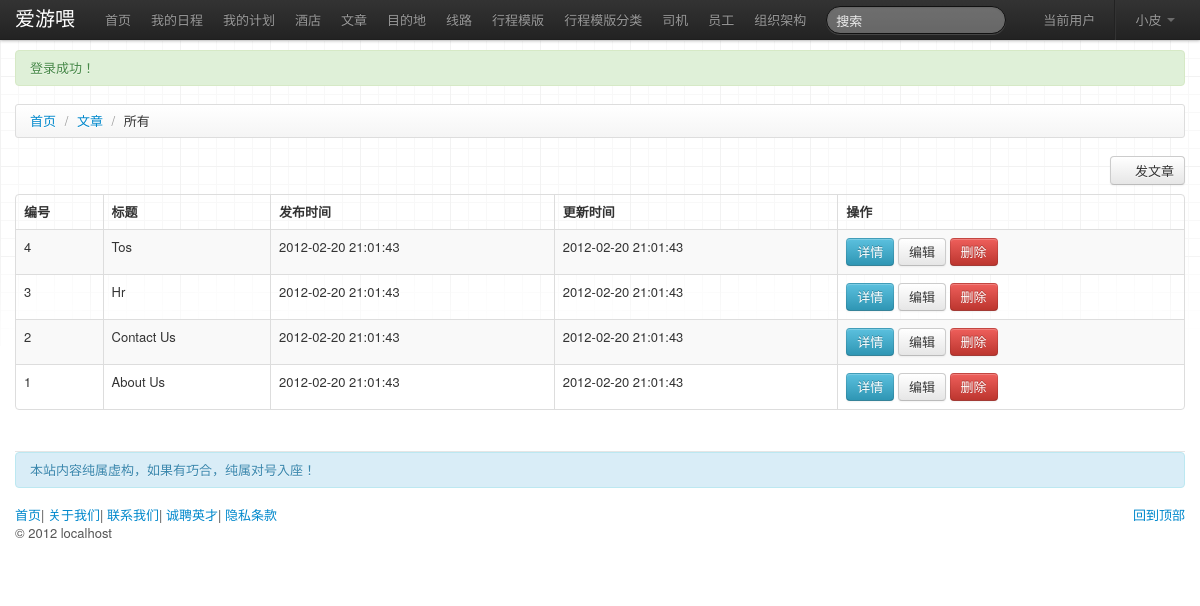
/article.php (signed in), run on the app's committed database.
### tables this page shows
CREATE TABLE IF NOT EXISTS `article` (
  `id` int(10) unsigned NOT NULL AUTO_INCREMENT,
  `title` varchar(255) NOT NULL,
  `slug` varchar(255) NOT NULL,
  `content` text NOT NULL,
  `hits` int(10) unsigned NOT NULL DEFAULT '0',
  `created` datetime NOT NULL,
  `updated` datetime NOT NULL,
  PRIMARY KEY (`id`),
  UNIQUE KEY `slug` (`slug`)
);

### lib/common.php (called while the page is built, shortened)
<?php
$db_config = parse_ini_file(APP_ROOT . '/data/database.local.ini', true);
$db = Et_Db::instance($db_config);
function checkPrivilege($controller=null, $action=null)
{
    if(@$_SESSION['staff']['id']==1)
    {
        return true;
    }
    $has_privilege = false;
    return $has_privilege;
}
function todo_autoload($klass)
{
    if(substr($klass, 0, 2)=='Et')
    {
        return true;
    }
    elseif(file_exists($filename = APP_ROOT . '/lib/models/' . str_replace('_', '/', $klass) . '.php'))
    {
        include_once($filename);
        return true;
    }
    return false;
}

### lib/Et/Db.php (called while the page is built, shortened)
<?php
class Et_Db
{
    protected $config = array();
    protected $conn;
    protected $result;
    public static $instances=array();
    public static $debug = true;
    public static function instance($config, $name='default')
    {
        return self::$instances[$name];
    }
    protected function __construct($config, $name='default')
    {
        $this->config = $config;
        self::$instances[$name] = $this;
    }
    function connect()
    {
        if($this->conn)
        {
            return ;
        }
        if(!($this->conn = @mysql_connect($this->config['host'], $this->config['user'], $this->config['pass'])))
        {
            if(self::$debug)
            {
                $this->msg('', "can not connect to database host: {$this->config['user']}@{$this->config['host']}, using password:" . ($this->config['pass']?'YES':'NO'), true);
            }
            else
            {
                $this->msg('', "can not connect to database", true);
            }
        }
    }
    function query($sql)
    {
        $sql = preg_replace('/\s+/', ' ', $sql);
        $this->result = mysql_query($sql, $this->conn);
    }
    function fetchAll($sql, $type = MYSQL_ASSOC, $key_field=null)
    {
        $this->query($sql);
        $rows = array();
        if($this->result)
        {
            while($row = mysql_fetch_array($this->result, $type))
            {
                if($key_field)
                {
                    $rows[$row[$key_field]] = $row;
                }
                else
                {
                    $rows[] = $row;
                }
            }
        }
        return $rows;
    }
}

### templates/article_list.php (the view)
<ul class="breadcrumb">
<li><a href="/">首页</a> <span class="divider">/</span></li>
<li><a href="article.php?act=list">文章</a> <span class="divider">/</span></li>
<li class="active">所有</li>
</ul>
<p class="pull-right"><?php if(checkPrivilege('article', 'add')):?><a href="article.php?act=add" class="btn"><i class="icon-eidt"></i>发文章</a><?php endif;?></p>
<table class="table table-bordered table-striped">
    <thead><tr>
        <th>编号</th>
        <th>标题</th>
        <th>发布时间</th>
        <th>更新时间</th>
        <th>操作</th>
    </tr> </thead>
    <tbody>
    <?php if(!empty($articles)):?>
    <?php foreach($articles as $article):?>
    <tr>
        <td><?php echo $article['id'];?></td>
        <td><?php echo $article['title'];?></td>
        <td><?php echo $article['created'];?></td>
        <td><?php echo $article['updated'];?></td>
        <td>
        <a href="article.php?act=view&id=<?php echo $article['id'];?>" class="btn btn-info">详情</a>
        <a href="article.php?act=edit&id=<?php echo $article['id'];?>" class="btn">编辑</a>
        <a href="article.php?act=delete&id=<?php echo $article['id'];?>" class="btn btn-danger">删除</a>
        </td>
    </tr>
    <?php endforeach;?>
    <?php else:?>
    <tr>
        <td colspan="100"><a href="article.php?act=add">发文章</a></td>
    </tr>
    <?php endif;?></tbody>
</table>

### assets/css/docs.css (style rules this page uses)
body { position: relative; padding-top: 50px; background-color: #fff; background-image: url(../img/grid-18px-masked.png); background-repeat: repeat-x; background-position: 0 40px; }

### data on the page
article: id "4", title "Tos", created "2012-02-20 21:01:43", updated "2012-02-20 21:01:43"
article: id "3", title "Hr", created "2012-02-20 21:01:43", updated "2012-02-20 21:01:43"
article: id "2", title "Contact Us", created "2012-02-20 21:01:43", updated "2012-02-20 21:01:43"
article: id "1", title "About Us", created "2012-02-20 21:01:43", updated "2012-02-20 21:01:43"

### other printed values
$config['site']['name'] "爱游喂"
$item['title'] "我的日程"
$item['title'] "我的计划"
$item['title'] "酒店"
$item['title'] "文章"
$item['title'] "目的地"
$item['title'] "线路"
$item['title'] "行程模版"
$item['title'] "行程模版分类"
$item['title'] "司机"
$item['title'] "员工"
$item['title'] "组织架构"
$_SESSION['staff']['name'] "小皮"
$_SESSION['last_notice']['content'] "登录成功！"
$_SERVER['HTTP_HOST'] "localhost"
